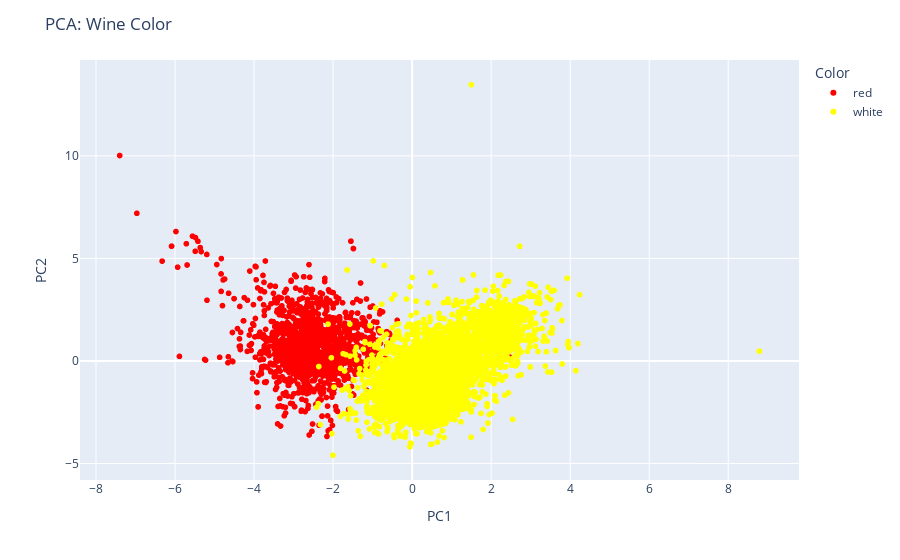

Write notebook code for a chart like this one.
### Code cell
#add color and quality
pca_df['Color'] = df['color']
pca_df['Quality'] = df['quality']

# plot
fig = px.scatter(pca_df, 
                 x='PC1', 
                 y='PC2', 
                 color='Color', 
                 color_discrete_map={'red': 'red', 'white': 'yellow'},  # Set the color mapping
                 hover_data=['Quality'])  # Add quality as hover data# Show the plot
fig.update_layout(title="PCA: Wine Color")
fig.show()

### Figure 1 — Plotly figure (JSON) as saved in the notebook; plotly's stock layout.template omitted (floating-point values rounded to 4 significant figures; data arrays with more than 128 entries replaced by an {"elided": "..."} marker saying what was removed)
{"data": [{"customdata": {"elided": "1599x1 int values"}, "hovertemplate": "Color=red<br>PC1=%{x}<br>PC2=%{y}<br>Quality=%{customdata[0]}<extra></extra>", "legendgroup": "red", "marker": {"color": "red", "symbol": "circle"}, "mode": "markers", "name": "red", "showlegend": true, "type": "scattergl", "x": {"elided": "1599 float values"}, "xaxis": "x", "y": {"elided": "1599 float values"}, "yaxis": "y"}, {"customdata": {"elided": "4898x1 int values"}, "hovertemplate": "Color=white<br>PC1=%{x}<br>PC2=%{y}<br>Quality=%{customdata[0]}<extra></extra>", "legendgroup": "white", "marker": {"color": "yellow", "symbol": "circle"}, "mode": "markers", "name": "white", "showlegend": true, "type": "scattergl", "x": {"elided": "4898 float values"}, "xaxis": "x", "y": {"elided": "4898 float values"}, "yaxis": "y"}], "layout": {"autosize": true, "legend": {"title": {"text": "Color"}, "tracegroupgap": 0}, "margin": {"t": 60}, "title": {"text": "PCA: Wine Color"}, "xaxis": {"anchor": "y", "autorange": true, "domain": [0, 1], "range": [-8.382, 9.768], "title": {"text": "PC1"}, "type": "linear"}, "yaxis": {"anchor": "x", "autorange": true, "domain": [0, 1], "range": [-5.999, 14.87], "title": {"text": "PC2"}, "type": "linear"}}}
